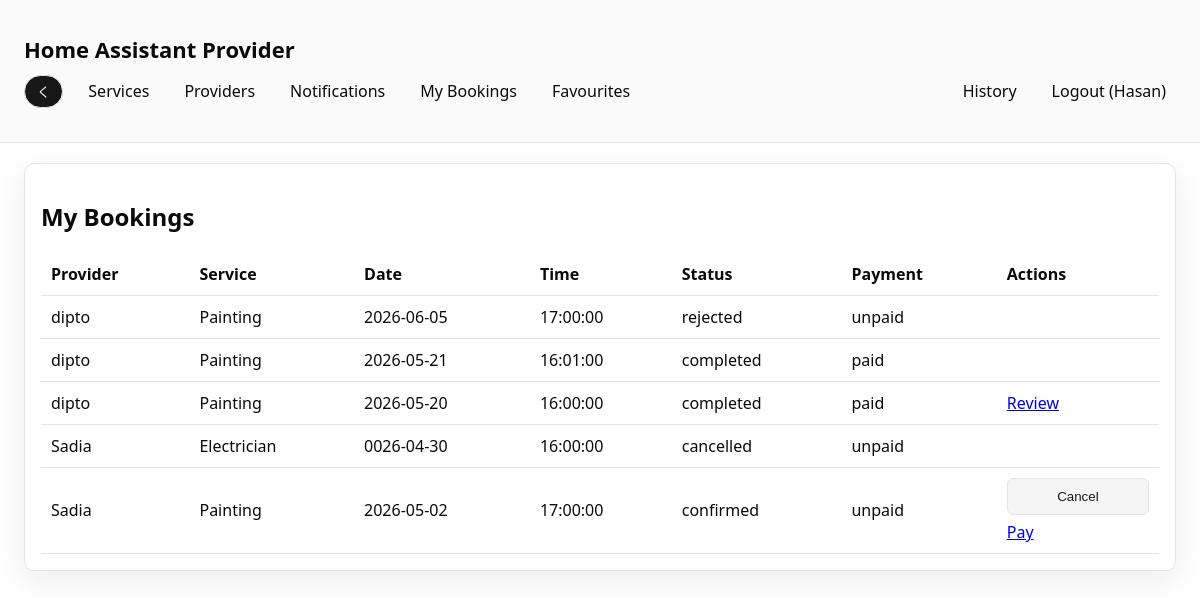
/bookings.php (signed in), run on the app's committed database.
### tables this page shows
CREATE TABLE `users` (
  `user_id` int(11) NOT NULL,
  `name` varchar(100) DEFAULT NULL,
  `email` varchar(100) DEFAULT NULL,
  `password` varchar(255) DEFAULT NULL,
  `phone` varchar(20) DEFAULT NULL,
  `address` text DEFAULT NULL,
  `role` varchar(20) DEFAULT NULL,
  `flag` tinyint(1) DEFAULT NULL,
  `nid_card` varchar(50) DEFAULT NULL,
  `nid_file` varchar(255) DEFAULT NULL,
  `verification_status` varchar(50) DEFAULT NULL,
  `balance` decimal(10,2) NOT NULL DEFAULT 0.00,
  `created_at` datetime NOT NULL DEFAULT current_timestamp(),
  `admin_id` int(11) DEFAULT NULL
);

CREATE TABLE `booking` (
  `booking_id` int(11) NOT NULL,
  `customer_id` int(11) DEFAULT NULL,
  `provider_id` int(11) DEFAULT NULL,
  `service_id` int(11) DEFAULT NULL,
  `booking_status` varchar(50) DEFAULT NULL,
  `time` time DEFAULT NULL,
  `date` date DEFAULT NULL,
  `notes` text DEFAULT NULL,
  `created_at` datetime NOT NULL DEFAULT current_timestamp()
);

CREATE TABLE `service` (
  `service_id` int(11) NOT NULL,
  `service_category` varchar(100) DEFAULT NULL,
  `price_per_hour` decimal(10,2) DEFAULT NULL
);

CREATE TABLE `payment` (
  `transaction_id` int(11) NOT NULL,
  `transaction_ref` varchar(100) DEFAULT NULL,
  `payment_status` varchar(50) DEFAULT NULL,
  `payment_method` varchar(50) DEFAULT NULL,
  `amount` decimal(10,2) DEFAULT NULL,
  `paid_at` datetime DEFAULT NULL,
  `booking_id` int(11) DEFAULT NULL
);

### includes/auth.php (called while the page is built, shortened)
<?php
require_once __DIR__ . "/../DBconnect.php";
require_once __DIR__ . "/functions.php";
function current_user($conn) {
    $user_id = (int)$_SESSION["user_id"];
    $stmt = db_query($conn, "SELECT * FROM users WHERE user_id = ? LIMIT 1", "i", [$user_id]);
    $result = $stmt->get_result();
    return $result->fetch_assoc();
}
function is_admin() {
    return ($_SESSION["role"] ?? "") === "admin";
}
function is_customer() {
    return ($_SESSION["role"] ?? "") === "customer";
}
?>

### includes/functions.php (called while the page is built, shortened)
<?php
function e($value) {
    return htmlspecialchars($value ?? "", ENT_QUOTES, "UTF-8");
}
function db_query($conn, $sql, $types = "", $params = []) {
    $stmt = $conn->prepare($sql);
    if ($types !== "" && !empty($params)) {
        $stmt->bind_param($types, ...$params);
    }
    if (!$stmt->execute()) {
        return false;
    }
    return $stmt;
}
?>

### bookings.php (the view, shortened to what this page needs)
<?php
require_once __DIR__ . "/includes/header.php";
$stmt = db_query(
    $conn,
    "SELECT b.*, s.service_category, s.price_per_hour, u.name AS provider_name, p.payment_status, p.transaction_id, r.review_id
     FROM booking b
     LEFT JOIN service s ON s.service_id = b.service_id
     LEFT JOIN users u ON u.user_id = b.provider_id
     LEFT JOIN payment p ON p.booking_id = b.booking_id
     LEFT JOIN review r ON r.booking_id = b.booking_id
     WHERE b.customer_id = ?
     ORDER BY b.booking_id DESC",
    "i",
    [$_SESSION["user_id"]]
);
$bookings = $stmt ? $stmt->get_result() : false;
?>
<div class="card">
    <h2>My Bookings</h2>
    <?php if ($bookings && $bookings->num_rows > 0): ?>
        <table class="table">
            <thead>
                <tr>
                    <th>Provider</th>
                    <th>Service</th>
                    <th>Date</th>
                    <th>Time</th>
                    <th>Status</th>
                    <th>Payment</th>
                    <th>Actions</th>
                </tr>
            </thead>
            <tbody>
                <?php while ($row = $bookings->fetch_assoc()): ?>
                    <tr>
                        <td><?php echo e($row["provider_name"]); ?></td>
                        <td><?php echo e($row["service_category"]); ?></td>
                        <td><?php echo e($row["date"]); ?></td>
                        <td><?php echo e($row["time"]); ?></td>
                        <td><?php echo e($row["booking_status"]); ?></td>
                        <td><?php echo e($row["payment_status"] ?? "unpaid"); ?></td>
                        <td>
                            <?php if (!in_array($row["booking_status"], ["completed", "cancelled", "rejected"], true)): ?>
                                <form method="post" style="margin-bottom: 6px;">
                                    <button class="secondary" type="submit">Cancel</button>
                                </form>
                            <?php endif; ?>
                            <?php if (($row["booking_status"] === "confirmed" || $row["booking_status"] === "completed") && empty($row["payment_status"])): ?>
                                <a href="payment.php?booking_id=<?php echo (int)$row["booking_id"]; ?>">Pay</a>
                            <?php endif; ?>
                            <?php if ($row["booking_status"] === "completed" && empty($row["review_id"])): ?>
                                <a href="review.php?booking_id=<?php echo (int)$row["booking_id"]; ?>">Review</a>
                            <?php endif; ?>
                        </td>
                    </tr>
                <?php endwhile; ?>
            </tbody>
        </table>
    <?php else: ?>
        <p>No bookings yet.</p>
    <?php endif; ?>
</div>

### includes/header.php (shortened to what this page needs)
<?php
require_once __DIR__ . "/auth.php";
$user = current_user($conn);
$current_page = basename($_SERVER['PHP_SELF']);
?>
<!DOCTYPE html>
<html lang="en">
<head>
    <link rel="stylesheet" href="assets/style.css">
</head>
<body>
<?php if ($current_page !== 'index.php'): ?>
<header class="site-header">
    <div class="container">
        <h1 class="logo">Home Assistant Provider</h1>
        <nav class="nav">
            <div class="nav-left">
                <button type="button" class="back-button" onclick="history.back()">く</button>
                <?php if ($user): ?>
                    <a href="services.php">Services</a>
                    <a href="providers.php">Providers</a>
                    <?php if (is_customer()): ?>
                    <a href="notifications.php">Notifications</a>
                    <?php endif; ?>
                    <?php if (is_customer()): ?>
                        <a href="bookings.php">My Bookings</a>
                    <?php endif; ?>
                    <?php if (is_customer()): ?>
                    <a href="favourites.php">Favourites</a>
                    <?php endif; ?>
                <?php endif; ?>
            </div>
            <div class="nav-right">
                <?php if ($user): ?>
                    <?php if (!is_admin()): ?>
                        <a href="history.php">History</a>
                    <?php endif; ?>
                    <a href="logout.php">Logout (<?php echo e($user["name"] ?? "User"); ?>)</a>
                <?php else: ?>
                    <a href="login.php">Login</a>
                    <a href="register.php">Register</a>
                <?php endif; ?>
            </div>
        </nav>
    </div>
</header>
<main class="container">
<?php endif; ?>

### assets/style.css (style rules this page uses)
:root { --radius: 0.625rem; --background: oklch(1 0 0); --foreground: oklch(0.145 0 0); --card: oklch(1 0 0); --card-foreground: oklch(0.145 0 0); --popover: oklch(1 0 0); --popover-foreground: oklch(0.145 0 0); --primary: oklch(0.205 0 0); --primary-foreground: oklch(0.985 0 0); --secondary: oklch(0.97 0 0); --secondary-foreground: oklch(0.205 0 0); --muted: oklch(0.97 0 0); --muted-foreground: oklch(0.556 0 0); --accent: oklch(0.97 0 0); --accent-foreground: oklch(0.205 0 0); --destructive: oklch(0.577 0.245 27.325); --border: oklch(0.922 0 0); --input: oklch(0.922 0 0); --ring: oklch(0.708 0 0); --chart-1: oklch(0.646 0.222 41.116); --chart-2: oklch(0.6 0.118 184.704); --chart-3: oklch(0.398 0.07 227.392); --chart-4: oklch(0.828 0.189 84.429); --chart-5: oklch(0.769 0.188 70.08); --sidebar: oklch(0.985 0 0); --sidebar-foreground: oklch(0.145 0 0); --sidebar-primary: oklch(0.205 0 0); --sidebar-primary-foreground: oklch(0.985 0 0); --sidebar-accent: oklch(0.97 0 0); --sidebar-accent-foreground: oklch(0.205 0 0); --sidebar-border: oklch(0.922 0 0); --sidebar-ring: oklch(0.708 0 0); }
* { box-sizing: border-box; border-color: var(--border); }
body { font-family: "Segoe UI", Tahoma, Geneva, Verdana, sans-serif; margin: 0; background: var(--background); color: var(--foreground); }
.container { width: 100%; margin: 0 auto; padding: 20px 24px; }
.site-header { background: var(--sidebar); color: var(--sidebar-foreground); padding: 14px 0; border-bottom: 1px solid var(--sidebar-border); }
.logo { margin: 0; font-size: 22px; color: var(--sidebar-foreground); }
.nav { margin-top: 10px; display: flex; gap: 12px; flex-wrap: wrap; align-items: center; }
.nav a { color: var(--sidebar-foreground); text-decoration: none; font-weight: 500; padding: 6px 10px; border-radius: 999px; transition: background 0.2s ease, color 0.2s ease; }
.nav { display: flex; justify-content: space-between; align-items: center; }
.nav-left, .nav-right { display: flex; align-items: center; gap: 15px; }
.card { background: var(--card); color: var(--card-foreground); padding: 16px; border-radius: var(--radius); box-shadow: 0 10px 30px rgba(15, 23, 42, 0.08); margin-bottom: 16px; border: 1px solid var(--border); }
form { display: grid; gap: 12px; }
button { padding: 10px 16px; border: 1px solid transparent; background: var(--primary); color: var(--primary-foreground); border-radius: calc(var(--radius) - 4px); cursor: pointer; transition: transform 0.2s ease, box-shadow 0.2s ease, background 0.2s ease; }
button.secondary { background: var(--secondary); color: var(--secondary-foreground); border-color: var(--border); }
.back-button { display: inline-flex; align-items: center; gap: 8px; padding: 6px 12px; border-radius: 999px; background: var(--sidebar-primary); color: var(--sidebar-primary-foreground); border: 1px solid var(--sidebar-border); }
.table { width: 100%; border-collapse: collapse; }
.table th, .table td { border-bottom: 1px solid var(--border); text-align: left; padding: 10px; }

### data on the page
users: name "Hasan"
booking: users.name "dipto", service.service_category "Painting", date "2026-06-05", time "17:00:00", booking_status "rejected", payment_status "unpaid"
booking: users.name "dipto", service.service_category "Painting", date "2026-05-21", time "16:01:00", booking_status "completed", payment.payment_status "paid"
booking: users.name "dipto", service.service_category "Painting", date "2026-05-20", time "16:00:00", booking_status "completed", payment.payment_status "paid"
booking: users.name "Sadia", service.service_category "Electrician", date "0026-04-30", time "16:00:00", booking_status "cancelled", payment_status "unpaid"
booking: users.name "Sadia", service.service_category "Painting", date "2026-05-02", time "17:00:00", booking_status "confirmed", payment_status "unpaid"
